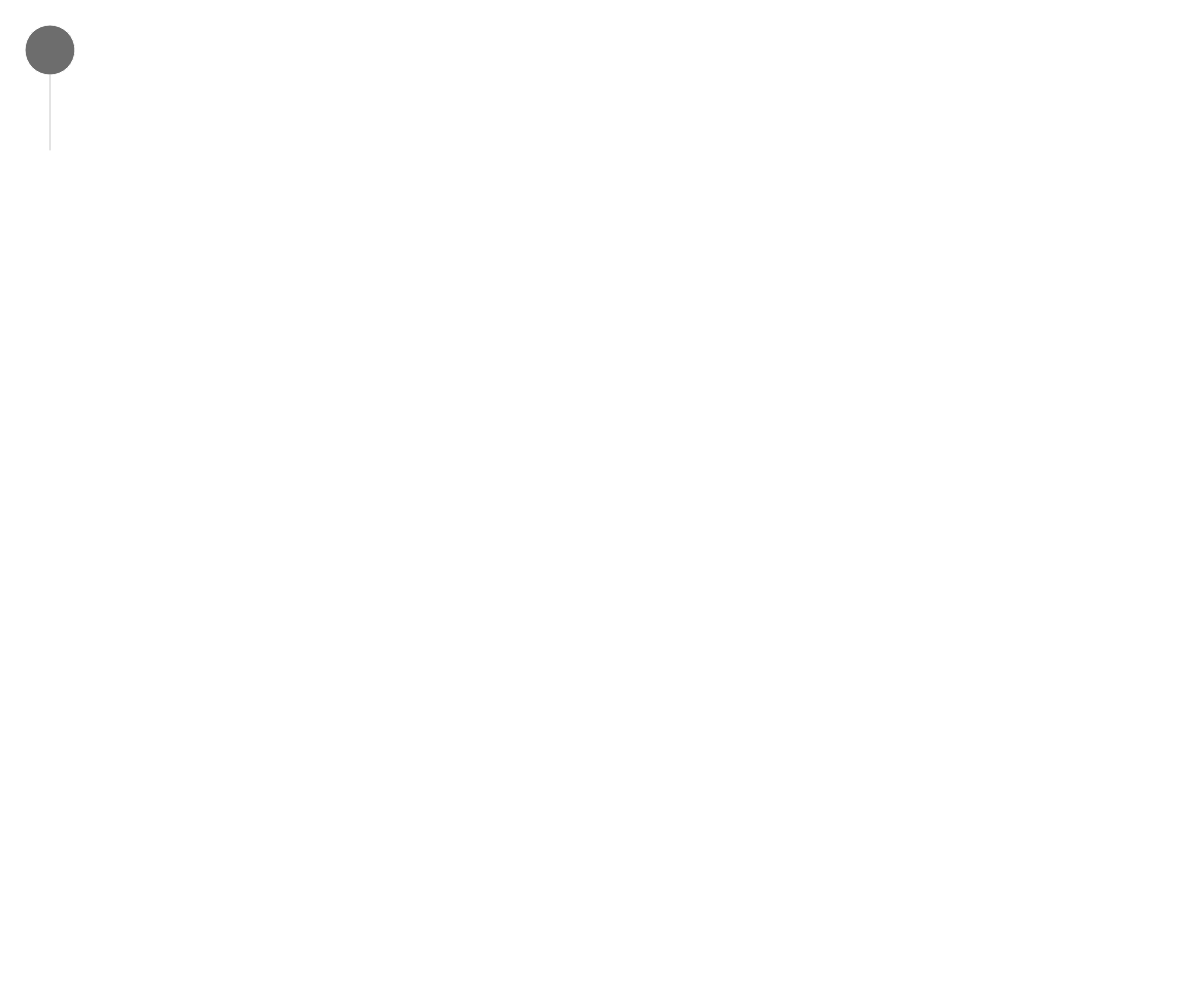
Frame 1 (no input)
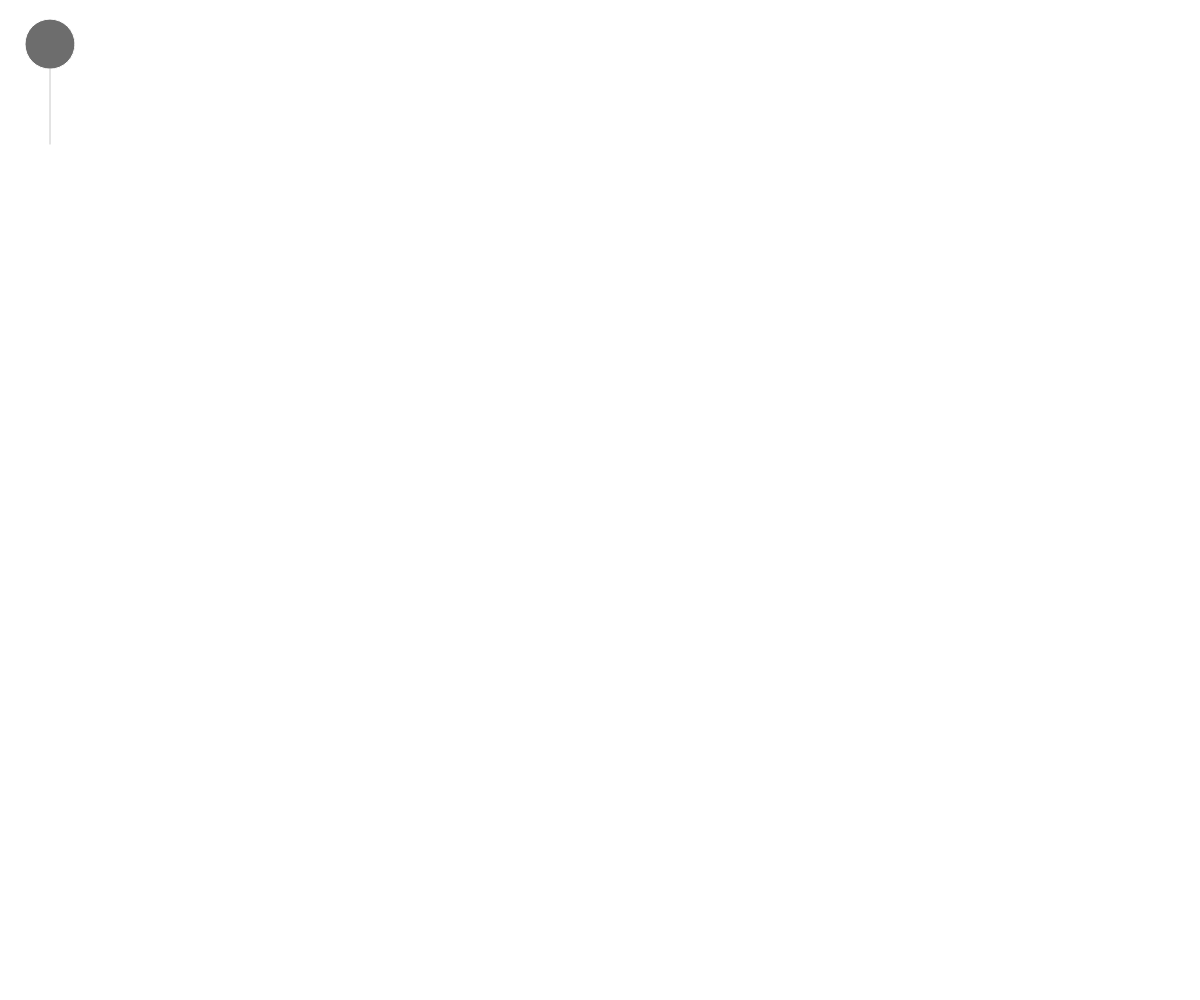
Frame 60 (no input)
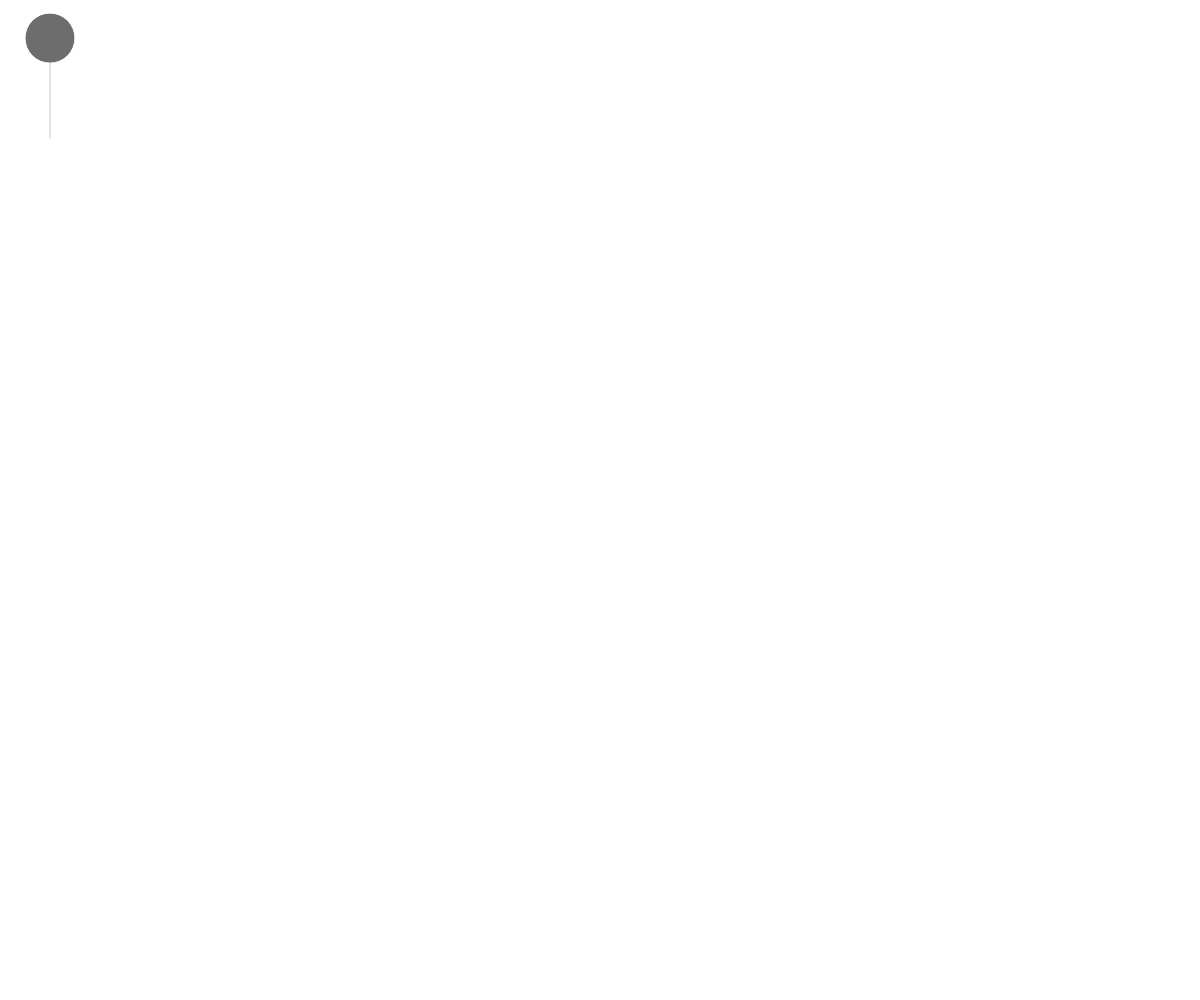
Frame 120 (the mouse pressed at the canvas centre since frame 60)

The p5.js sketch that drew these frames (run headless with seeded random() and noise() and a simulated clock; from frame 60 on, the mouse is pressed at the canvas centre):

// p5.js sketch
// ── sketch.js
var balloons = [{
    color: (255, 253, 109),
    posx: 50,
    posy: 50,
    size: 50

}]

function setup() {
    createCanvas(windowWidth, windowHeight)
}

function draw() {
    clear()
    
    
  

 
    for (i = 0; i < balloons.length; i++) {
        fill(balloons[i].color)
        stroke(255)
        ellipse(balloons[i].posx, balloons[i].posy, balloons[i].size)
        stroke(200,200,200)
        line(balloons[i].posx, balloons[i].posy + balloons[i].size/2 , balloons[i].posx, balloons[i].posy + balloons[i].size + 50)
        balloons[i].posy -= (i+ 1) /10
    }
}


function mouseClicked() {
    for (i = 0; i < 5; i++) {
        var balX = Math.floor(Math.random() * windowWidth)
        var balY = windowHeight
        balloons.push(new Balloon("rgb(255,167,225)", balX, balY, 50))
       
    }
    for (i = 0; i < 6; i++) {
        var balX = Math.floor(Math.random() * windowWidth)
        var balY = windowHeight
        balloons.push(new Balloon("rgb(255,252,109)", balX, balY, 45))
    }
     for (i = 0; i < 6; i++) {
        var balX = Math.floor(Math.random() * windowWidth)
        var balY = windowHeight
        balloons.push(new Balloon("rgb(255,54,50)", balX, balY, 48))
     }
     for (i = 0; i < 6; i++) {
        var balX = Math.floor(Math.random() * windowWidth)
        var balY = windowHeight
        balloons.push(new Balloon("rgb(73,234,255)", balX, balY, 52))
     }
      for (i = 0; i < 6; i++) {
        var balX = Math.floor(Math.random() * windowWidth)
        var balY = windowHeight
        balloons.push(new Balloon("rgb(146,255,125)", balX, balY, 46))
     }
        
    console.log(balloons[1].posx)
    // balloon.display()
}
var Balloon = function(color, posx, posy, size) {
    this.color = color;
    this.posx = posx;
    this.posy = posy;
    this.size = size;

}

// ── script.js
var balloon={
    color:"red",
    posx:50,
    posy:50,
    size:20,
    speedX:10,
    speedY:10
}

function setup() {
createCanvas(windowWidth, windowHeight)
}
function draw() {
    balloon(bal,posx,posy,211,211)
    posx=posx+speedx
    posy=posy+speedy
    noFill()
    fill(255,255,160)
  triangle(75, 230, 100, 205, 125, 230)
    ellipse(100, 155, 100, 110)
    noFill()
    curve(60, 30, 100, 232, 100, 400, 300, 400)
    line(balloon.posx,balloon.posy+balloon.size/2, balloon.posx,balloon.posy+balloon.size+50)
    balloon.posy-=1
    
}
function mouseMoved(){

var balX= mouseX
var balY= mouseY
balloon= new Balloon("rgb(255,0,0)",20,40,10)
console.log(balloon)
//balloon.display()
}
   var Balloon= function (color,posx,posy,size){
       this.color= (255,0,0);
       this.posx=100;
       this.posy=100;
       this.size=200;
   };
